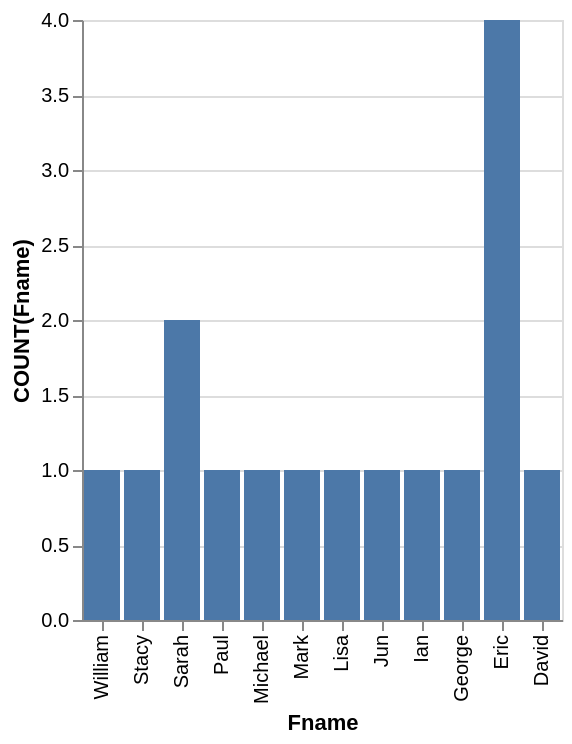

The Vega-Lite source for this figure:
### Vega-Lite specification from a JSON file in a GitHub repository (floating-point values rounded to 4 significant figures)
{"data": {"values": [{"x_data": "William", "y_data": 1}, {"x_data": "Stacy", "y_data": 1}, {"x_data": "Sarah", "y_data": 2}, {"x_data": "Paul", "y_data": 1}, {"x_data": "Michael", "y_data": 1}, {"x_data": "Mark", "y_data": 1}, {"x_data": "Lisa", "y_data": 1}, {"x_data": "Jun", "y_data": 1}, {"x_data": "Ian", "y_data": 1}, {"x_data": "George", "y_data": 1}, {"x_data": "Eric", "y_data": 4}, {"x_data": "David", "y_data": 1}]}, "mark": "bar", "encoding": {"x": {"field": "x_data", "type": "nominal", "title": "Fname", "sort": "descending"}, "y": {"field": "y_data", "type": "quantitative", "title": "COUNT(Fname)"}}}
